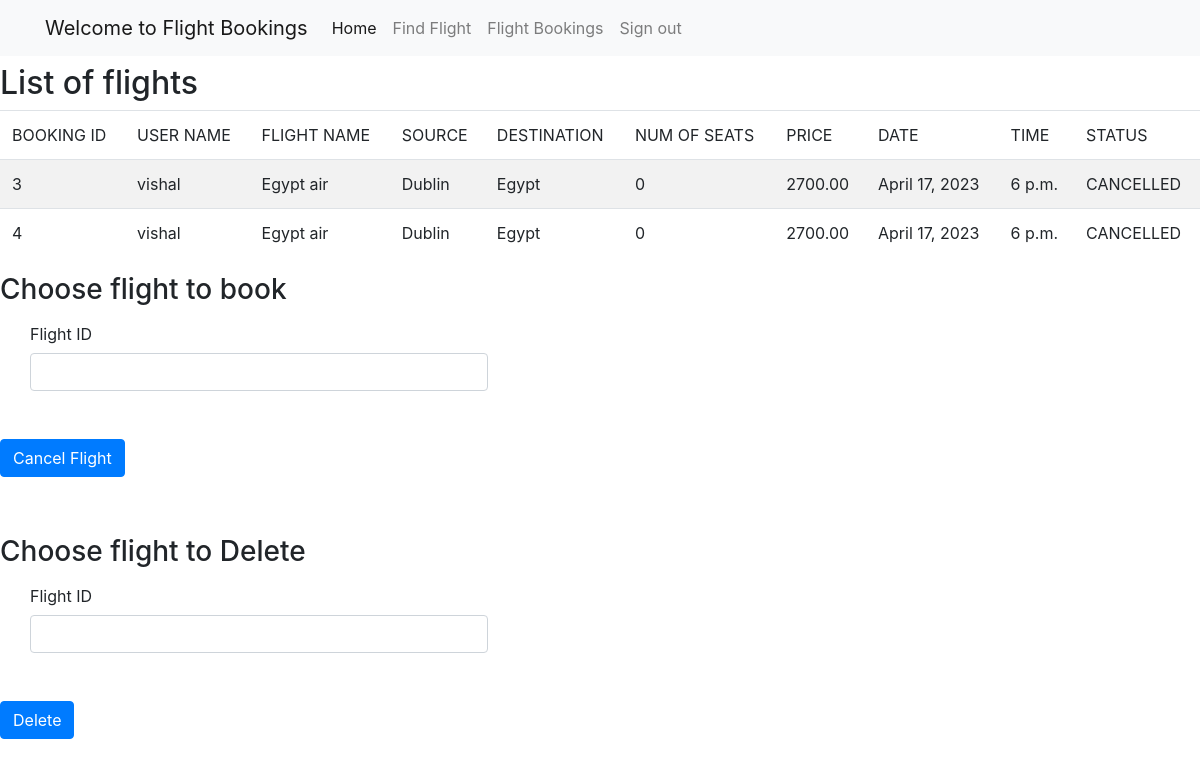
/seebookings (signed in), run on the app's committed database.
### bookingapp/models.py (models this page shows, shortened)
class Booking(models.Model):
    BOOKED = 'B'
    CANCELLED = 'C'
    TICKET_STATUSES = ((BOOKED, 'Booked'),
                       (CANCELLED, 'Cancelled'),)
    email = models.EmailField()
    name = models.CharField(max_length=30)
    userid =models.DecimalField(decimal_places=0, max_digits=2)
    flight_id=models.DecimalField(decimal_places=0, max_digits=2)
    flight_name = models.CharField(max_length=30)
    source = models.CharField(max_length=30)
    dest = models.CharField(max_length=30)
    nos = models.DecimalField(decimal_places=0, max_digits=2)
    price = models.DecimalField(decimal_places=2, max_digits=6)
    date = models.DateField()
    time = models.TimeField()
    status = models.CharField(choices=TICKET_STATUSES, default=BOOKED, max_length=2)

### bookingapp/views.py (the view)
# urls.py: path('seebookings', views.seebookings, name="seebookings"),
@login_required(login_url='signin')
def seebookings(request,new={}):
    context = {}
    id_r = request.user.id
    book_list = Booking.objects.filter(userid=id_r)
    if book_list:
        return render(request, 'myapp/booklist.html', locals())
    else:
        context["error"] = "Sorry no flight booked"
        return render(request, 'myapp/findflight.html', context)

### bookingapp/templates/myapp/booklist.html (shortened to what this page needs)
{% extends 'myapp/base.html' %}
{% block content %}
<h2>List of flights</h2>
<table class="table table-striped">
    <thead>
    <td>BOOKING ID</td>
    <td>USER NAME</td>
    <td>FLIGHT NAME</td>
    <td>SOURCE</td>
    <td>DESTINATION</td>
    <td>NUM OF SEATS</td>
    <td>PRICE</td>
    <td>DATE</td>
    <td>TIME</td>
    <td>STATUS</td>
    </thead>
    {% for row in book_list %}
    <tr>
        <td>{{row.id}}</td>
        <td>{{row.name}}</td>
        <td>{{row.flight_name}}</td>
        <td>{{row.source}}</td>
        <td>{{row.dest}}</td>
        <td>{{row.nos}}</td>
        <td>{{row.price}}</td>
        <td>{{row.date}}</td>
        <td>{{row.time}}</td>
        <td>{{row.status}}</td>
    </tr>
    {% endfor %}
</table>
<div class="form-container">
    <form action="{% url 'cancellings' %}" method="post">
        <h3>Choose flight to book</h3>
        <div class="col-auto">
            <label for="example-email-input" class="col-2 col-form-label">Flight ID</label>
            <div class="col-5">
                <input name='flight_id' class="form-control" type="number" id="example-email-input">
            </div>
        </div>
        <br>
        <br>
        <div class="pull-right">
            <button type="submit" class="btn btn-primary float-left">Cancel Flight</button>
        </div>
    </form>
</div>
<br>
<br>
<br>
<br>
<div class="form-container">
    <form action="{% url 'deleterecord' %}" method="post">
        <h3>Choose flight to Delete</h3>
        <div class="col-auto">
            <label for="example-email-input" class="col-2 col-form-label">Flight ID</label>
            <div class="col-5">
                <input name='flight_idd' class="form-control" type="number" id="example-email-input">
            </div>
        </div>
        <br>
        <br>
        <div class="pull-right">
            <button type="submit" class="btn btn-primary float-left">Delete</button>
        </div>
    </form>
</div>
{% endblock %}

### bookingapp/templates/myapp/base.html (shortened to what this page needs)
{% load static %}
<!doctype html>
<html lang="en">
<head>
    <link rel="stylesheet" href="https://stackpath.bootstrapcdn.com/bootstrap/4.1.3/css/bootstrap.min.css"
    <link rel="stylesheet" href="{% static 'mysite/bs/css/flatly.min.css' %}" />
</head>
<body>
<nav class="navbar navbar-expand-lg navbar-light bg-light">
    <div class="container">
        <a class="navbar-brand" href="#">Welcome to Flight Bookings</a>
        <div class="collapse navbar-collapse" id="navbarNavAltMarkup">
            <div class="navbar-nav">
                <a class="nav-item nav-link active" href="{% url 'home' %}">Home <span class="sr-only">(current)</span></a>
                <a class="nav-item nav-link" href="{% url 'findflight' %}">Find Flight</a>
                <a class="nav-item nav-link" href="{% url 'seebookings' %}">Flight Bookings</a>
                {% if request.user.is_active %}
                <a class="nav-item nav-link " href="{% url 'signout' %}">Sign out</a>
                {% else %}
                <a class="nav-item nav-link " href="{% url 'signup' %}">Sign Up</a>
                {% endif %}
            </div>
        </div>
    </div>
</nav>
{% block content %}
{% endblock %}
</body>
</html>

### data on the page
Booking: id "3", name "vishal", flight_name "Egypt air", source "Dublin", dest "Egypt", nos "0", price "2700.00", date "April 17, 2023", time "6 p.m.", status "CANCELLED"
Booking: id "4", name "vishal", flight_name "Egypt air", source "Dublin", dest "Egypt", nos "0", price "2700.00", date "April 17, 2023", time "6 p.m.", status "CANCELLED"
